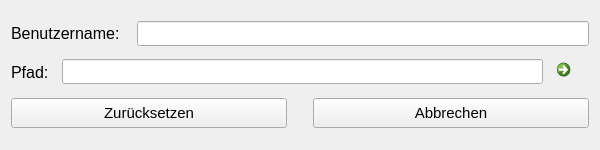
<?xml version="1.0" encoding="UTF-8"?>
<ui version="4.0">
 <class>Dialog</class>
 <widget class="QDialog" name="Dialog">
  <property name="geometry">
   <rect>
    <x>0</x>
    <y>0</y>
    <width>600</width>
    <height>150</height>
   </rect>
  </property>
  <property name="sizePolicy">
   <sizepolicy hsizetype="Fixed" vsizetype="Fixed">
    <horstretch>0</horstretch>
    <verstretch>0</verstretch>
   </sizepolicy>
  </property>
  <property name="minimumSize">
   <size>
    <width>500</width>
    <height>150</height>
   </size>
  </property>
  <property name="maximumSize">
   <size>
    <width>600</width>
    <height>150</height>
   </size>
  </property>
  <property name="windowTitle">
   <string>Passwort zurücksetzen</string>
  </property>
  <layout class="QVBoxLayout" name="verticalLayout_2">
   <item>
    <layout class="QVBoxLayout" name="verticalLayout">
     <item>
      <layout class="QHBoxLayout" name="horizontalLayout_3">
       <item>
        <widget class="QLabel" name="label_2">
         <property name="minimumSize">
          <size>
           <width>120</width>
           <height>0</height>
          </size>
         </property>
         <property name="font">
          <font>
           <pointsize>12</pointsize>
          </font>
         </property>
         <property name="text">
          <string>Benutzername:</string>
         </property>
        </widget>
       </item>
       <item>
        <widget class="QLineEdit" name="t_user">
         <property name="minimumSize">
          <size>
           <width>150</width>
           <height>25</height>
          </size>
         </property>
         <property name="maximumSize">
          <size>
           <width>20000</width>
           <height>16777215</height>
          </size>
         </property>
        </widget>
       </item>
      </layout>
     </item>
     <item>
      <layout class="QHBoxLayout" name="horizontalLayout_2">
       <item>
        <widget class="QLabel" name="label">
         <property name="minimumSize">
          <size>
           <width>45</width>
           <height>0</height>
          </size>
         </property>
         <property name="font">
          <font>
           <pointsize>12</pointsize>
          </font>
         </property>
         <property name="text">
          <string>Pfad:</string>
         </property>
        </widget>
       </item>
       <item>
        <widget class="QLineEdit" name="t_path">
         <property name="minimumSize">
          <size>
           <width>0</width>
           <height>25</height>
          </size>
         </property>
        </widget>
       </item>
       <item>
        <widget class="QCommandLinkButton" name="b_browse">
         <property name="sizePolicy">
          <sizepolicy hsizetype="Fixed" vsizetype="Fixed">
           <horstretch>0</horstretch>
           <verstretch>0</verstretch>
          </sizepolicy>
         </property>
         <property name="minimumSize">
          <size>
           <width>40</width>
           <height>40</height>
          </size>
         </property>
         <property name="maximumSize">
          <size>
           <width>40</width>
           <height>40</height>
          </size>
         </property>
         <property name="text">
          <string/>
         </property>
        </widget>
       </item>
      </layout>
     </item>
     <item>
      <layout class="QHBoxLayout" name="horizontalLayout">
       <item>
        <widget class="QPushButton" name="b_password_reset">
         <property name="sizePolicy">
          <sizepolicy hsizetype="Minimum" vsizetype="Fixed">
           <horstretch>0</horstretch>
           <verstretch>0</verstretch>
          </sizepolicy>
         </property>
         <property name="minimumSize">
          <size>
           <width>0</width>
           <height>30</height>
          </size>
         </property>
         <property name="font">
          <font>
           <pointsize>11</pointsize>
          </font>
         </property>
         <property name="text">
          <string>Zurücksetzen</string>
         </property>
        </widget>
       </item>
       <item>
        <spacer name="horizontalSpacer">
         <property name="orientation">
          <enum>Qt::Horizontal</enum>
         </property>
         <property name="sizeType">
          <enum>QSizePolicy::Maximum</enum>
         </property>
         <property name="sizeHint" stdset="0">
          <size>
           <width>20</width>
           <height>20</height>
          </size>
         </property>
        </spacer>
       </item>
       <item>
        <widget class="QPushButton" name="b_password_close">
         <property name="minimumSize">
          <size>
           <width>0</width>
           <height>30</height>
          </size>
         </property>
         <property name="font">
          <font>
           <pointsize>11</pointsize>
          </font>
         </property>
         <property name="text">
          <string>Abbrechen</string>
         </property>
        </widget>
       </item>
      </layout>
     </item>
    </layout>
   </item>
  </layout>
 </widget>
 <resources/>
 <connections/>
</ui>
